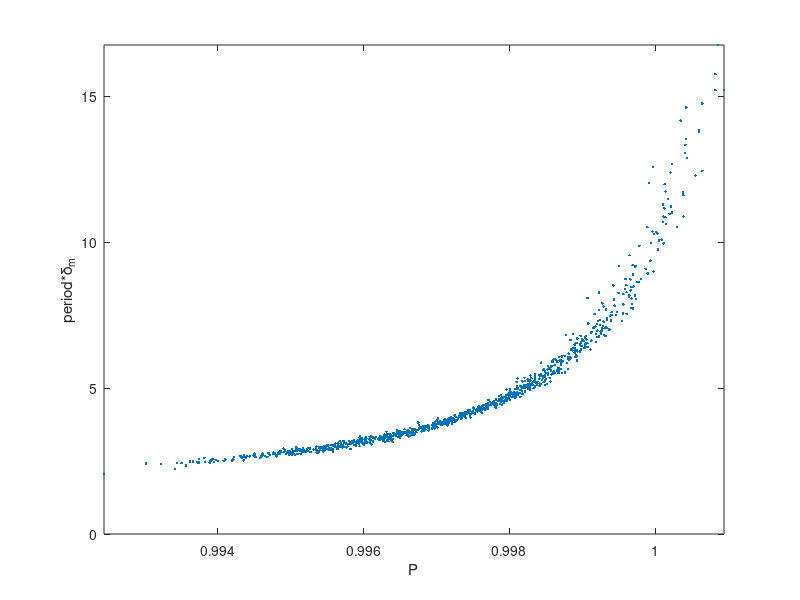

This figure's MATLAB source:
%% PCA HAL cube sampling

clear all
close all
clc

% Getting the basic data (rates and period)
load('N1000_scale2.0_dataSet20.mat','params','Aperiod','Bperiod')
period = (Aperiod+Bperiod).*params(:,2)';
clear Aperiod Bperiod

% Eliminating non-oscillatory data points
k = params(period>0,:);
per = period(period>0);
data = [k' ; per];
clear period params

N = length(per);

% moving analysis to the log-scale
data = log(data);

% calculating the covariance matrix
covarianceMat = cov(data');

% Getting the smallest eigenvector
[V,D] = eig(covarianceMat);
n = D(1,1).*V(1:end-1,1)

% Calculating the predicting parameter (previously known as beta)
p = prod(k .^ (ones(N,1) * n'),2);

% Checking the result
figure(1)
clf
plot(p,per,'.')
xlabel('P')
ylabel('period*\delta_m')
axis([min(p) max(p) 0 max(per)])